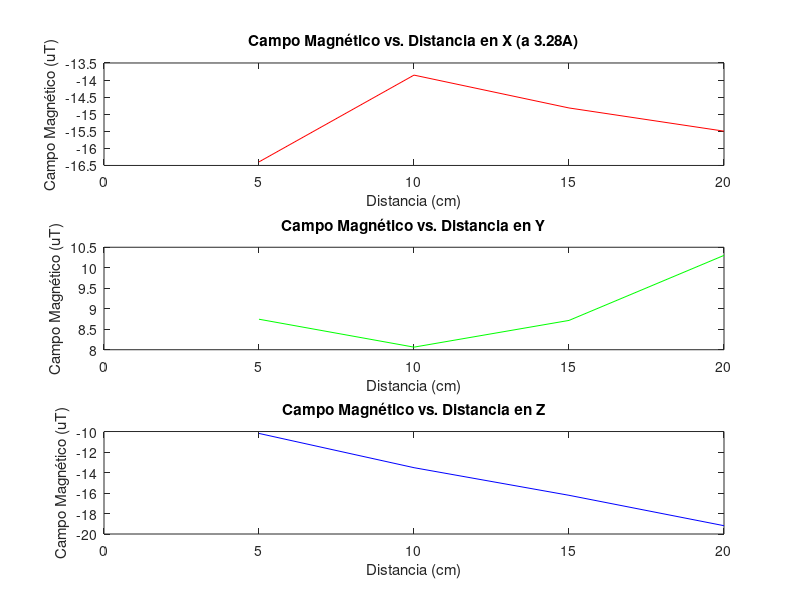
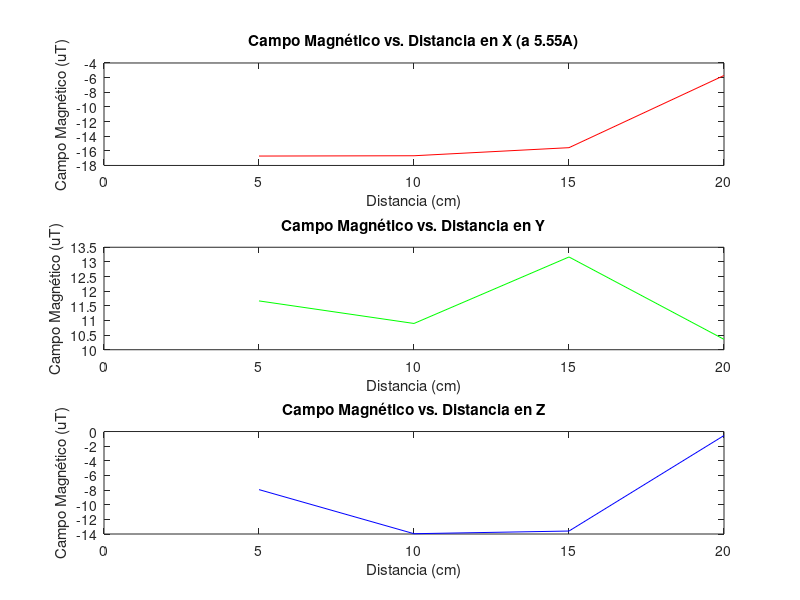

The MATLAB source for these figures, in order: (Note: this script raises an error after producing the figures.)
%% Campo Magnético vs. Distancia
load("datos_campovsdistancia.mat");

%Se promedian los datos muestrados para las distancias para corriente de
%3.28A, 5.55A y el campo magnético de la tierra. 
x_ref = mean(MagneticFieldXTREF);
y_ref = mean(MagneticFieldYTREF);
z_ref = mean(MagneticFieldZTREF);


x_20cm_328A = mean(MagneticFieldXT20CM_328A);
y_20cm_328A = mean(MagneticFieldYT20CM_328A);
z_20cm_328A = mean(MagneticFieldZT20CM_328A);

x_15cm_328A = mean(MagneticFieldXT15CM_328A);
y_15cm_328A = mean(MagneticFieldYT15CM_328A);
z_15cm_328A = mean(MagneticFieldZT15CM_328A);

x_10cm_328A = mean(MagneticFieldXT10CM_338A);
y_10cm_328A = mean(MagneticFieldYT10CM_328A);
z_10cm_328A = mean(MagneticFieldZT10CM_328A);

x_5cm_328A = mean(MagneticFieldXT5CM_328A);
y_5cm_328A = mean(MagneticFieldYT5CM_328A);
z_5cm_328A = mean(MagneticFieldZT5CM_328A);

x_20cm_5A = mean(MagneticFieldXT20CM_5A);
y_20cm_5A = mean(MagneticFieldYT20CM_5A);
z_20cm_5A = mean(MagneticFieldZT20CM_5A);

x_15cm_5A = mean(MagneticFieldXT15CM_5A);
y_15cm_5A = mean(MagneticFieldYT15CM_5A);
z_15cm_5A = mean(MagneticFieldZT15CM_5A);

x_10cm_5A = mean(MagneticFieldXT10CM_5A);
y_10cm_5A = mean(MagneticFieldYT10CM_5A);
z_10cm_5A = mean(MagneticFieldZT10CM_5A);

x_5cm_5A = mean(MagneticFieldXT5CM_5A);
y_5cm_5A = mean(MagneticFieldYT5CM_5A);
z_5cm_5A = mean(MagneticFieldZT5CM_5A);
%Se obtienen los campos netos para 3.28A y 5.55A restandoles el campo de
%referncia (Tierra)
netx_20cm_328A = x_20cm_328A - x_ref;
nety_20cm_328A = y_20cm_328A - y_ref;
netz_20cm_328A = z_20cm_328A - z_ref;

netx_15cm_328A = x_15cm_328A - x_ref;
nety_15cm_328A = y_15cm_328A - y_ref;
netz_15cm_328A = z_15cm_328A - z_ref;

netx_10cm_328A = x_10cm_328A - x_ref;
nety_10cm_328A = y_10cm_328A - y_ref;
netz_10cm_328A = z_10cm_328A - z_ref;

netx_5cm_328A = x_5cm_328A - x_ref;
nety_5cm_328A = y_5cm_328A - y_ref;
netz_5cm_328A = z_5cm_328A - z_ref;

netx_20cm_5A = x_20cm_5A - x_ref;
nety_20cm_5A = y_20cm_5A - y_ref;
netz_20cm_5A = z_20cm_5A - z_ref;

netx_15cm_5A = x_15cm_5A - x_ref;
nety_15cm_5A = y_15cm_5A - y_ref;
netz_15cm_5A = z_15cm_5A - z_ref;

netx_10cm_5A = x_10cm_5A - x_ref;
nety_10cm_5A = y_10cm_5A - y_ref;
netz_10cm_5A = z_10cm_5A - z_ref;

netx_5cm_5A = x_5cm_5A - x_ref;
nety_5cm_5A = y_5cm_5A - y_ref;
netz_5cm_5A = z_5cm_5A - z_ref;

%Se crean los vectores de campo para 3.28A, 5.55A y el vector de distancias
x_campo_328A = [netx_5cm_328A netx_10cm_328A netx_15cm_328A netx_20cm_328A];
y_campo_328A = [nety_5cm_328A nety_10cm_328A nety_15cm_328A nety_20cm_328A];
z_campo_328A = [netz_5cm_328A netz_10cm_328A netz_15cm_328A netz_20cm_328A];

x_campo_5A = [netx_5cm_5A netx_10cm_5A netx_15cm_5A netx_20cm_5A];
y_campo_5A = [nety_5cm_5A nety_10cm_5A nety_15cm_5A nety_20cm_5A];
z_campo_5A = [netz_5cm_5A netz_10cm_5A netz_15cm_5A netz_20cm_5A];

d = [5 10 15 20];

%Graficación de datos
figure(2);
subplot(3,1,1);
plot(d,x_campo_328A,"r");
title("Campo Magnético vs. Distancia en X (a 3.28A)");
xlabel("Distancia (cm)");
ylabel("Campo Magnético (uT)");

subplot(3,1,2);
plot(d,y_campo_328A,"g");
title("Campo Magnético vs. Distancia en Y");
xlabel("Distancia (cm)");
ylabel("Campo Magnético (uT)");

subplot(3,1,3);
plot(d,z_campo_328A,"b");
title("Campo Magnético vs. Distancia en Z");
xlabel("Distancia (cm)");
ylabel("Campo Magnético (uT)");
figure(3);
subplot(3,1,1);
plot(d,x_campo_5A,"r");
title("Campo Magnético vs. Distancia en X (a 5.55A)");
xlabel("Distancia (cm)");
ylabel("Campo Magnético (uT)");

subplot(3,1,2);
plot(d,y_campo_5A,"g");
title("Campo Magnético vs. Distancia en Y");
xlabel("Distancia (cm)");
ylabel("Campo Magnético (uT)");

subplot(3,1,3);
plot(d,z_campo_5A,"b");
title("Campo Magnético vs. Distancia en Z");
xlabel("Distancia (cm)");
ylabel("Campo Magnético (uT)");

%Guardar datos
save("datos_campovsdistancia.mat");

